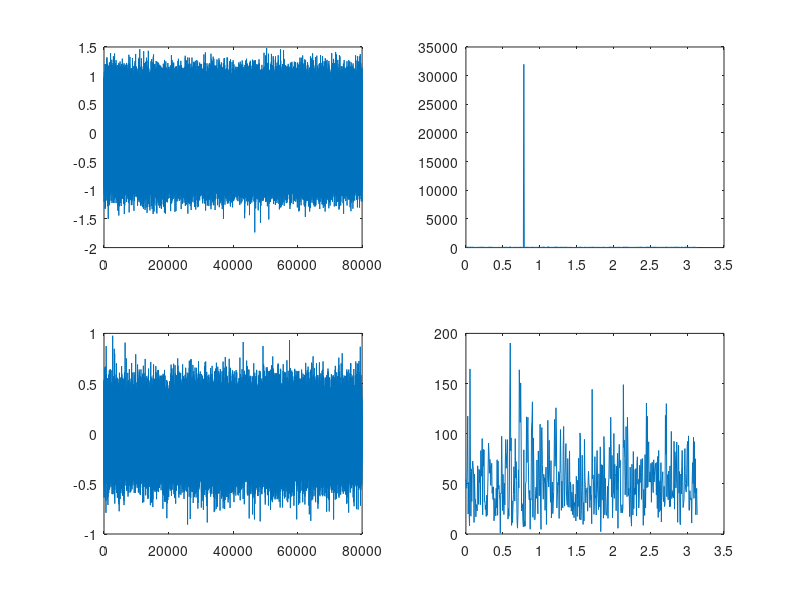

MATLAB code to generate this figure: (Note: this script raises an error after producing the figure.)
%% FIR adaptive line enhancement
%Using Week3.m

%Trouble:
% 1. doesn't work : enhanced_sin.wav cannot be heard
% 2. don't know how to get SNR of each signal

fs = 8000;
nbits = 16;

N = 80000;
ref = zeros(N,1); % this corresponds to x
pri = [1:N]'; % corresponds to d
noise = 0.2 * randn(N,1);
pri = 0.8 * sin(pi/4*pri)+ noise; 

ref(2:N,1) = pri(1:N-1,1);

audiowrite('noisysine.wav', pri, fs);

M = 100; 
h = zeros(M,1);
mu = 0.05;
epsilon = 0.1;

e_temp = zeros(length(ref)-M +1, 1);

for noise = M:length(ref)
    x_n = flipud(ref((noise-M+1):noise,1)); % x[n], x[n-1], ... ,x[n-(M-1)]
    energy_x = sum(x_n .* x_n); 
    e_n = pri(noise,1) - h' * x_n;
    e_temp(noise-M+1, 1) = e_n;
    
    h = h + (mu/(sqrt(energy_x)+epsilon)) * e_n * x_n;
end

audiowrite('enhanced_sine.wav', e_temp, fs);

subplot(2,2,1);
plot(pri);
[H1,w]=freqz(pri); subplot(2, 2, 2); plot(w,abs(H1));
subplot(2,2,3); 
plot(e_temp);
[H2,w] = freqz(e_temp); subplot(2,2,4); plot(w,abs(H2));
%How to get SNR..?

%% Chirp signal
%works fine
% Beware of integrating frequency into phase

[s,fs]= audioread('preamble10.wav');
N = length(s);
%s = s(N/2 : N); N = length(s); 
f1 = 2000; A=0.05;

chirp_end= 30000;
f_lin = zeros(N,1);
f_lin(1:chirp_end,1) = 2*pi*f1/fs/chirp_end * [0:chirp_end-1]';
f_lin(chirp_end+1 : N,1) = ones(N-chirp_end,1) * f_lin(chirp_end,1);
phase = f_lin;
for noise = 2:N
    phase(noise,1) = phase(noise-1,1)+ phase(noise,1);
end

chirp = A*sin(phase);

audiowrite('preamble_chirp.wav', chirp+s, fs);

% Now Filtering

s_chirp = s+chirp;
y = zeros(N,1); w_est = zeros(N,1);%frequency estimate
e = zeros(N,1);
a = 0; r = 0.9987; lambda  = 0.9; C = 0; D = 0; % probably the most optimal value : r = 0.9987, lambda = 0.9
w_win = zeros(3,1); % w_win(1) = w(n), w_win(2) = w(n-1), w_won(3) = w(n-2)

for n=1:N
    w_win(3) = w_win(2);
    w_win(2) = w_win(1);
    w_win(1) = s_chirp(n) - (1+r) * a * w_win(2) - r * w_win(3); % Why..?
    y(n) = w_win(1) + 2*a*w_win(2) + w_win(3); % y(n) : baseband
    e(n) = s_chirp(n) - y(n); % e(n): enhanced morse
    
    C = lambda * C + (1-lambda)*w_win(2)*(w_win(1)+w_win(3));
    D = lambda * D + (1-lambda)*2*(w_win(2)^2);
    temp = -C/D;
    if abs(temp) < 1 
        a = temp;
    end
    w_est(n) = acos(-a);
end

audiowrite('chirp_preamble.wav', e, fs);

subplot(2,2,1);
plot(s_chirp);
%[H1,w]=freqz(s_chirp); subplot(2, 2, 2); plot(w,abs(H1));
subplot(2,2,2); plot(f_lin);
subplot(2,2,3); 
plot(e);
%[H2,w] = freqz(e); subplot(2,2,4); plot(w,abs(H2));
subplot(2,2,4); plot(w_est);

%% Adaptive IIR filtering
% using eactly the same sine wave
% success
fs = 8000;
nbits = 16;

N = 80000;
x = [1:N]';
noise = 0.2 * randn(N,1);
x = 0.8 * sin(pi/4*x)+ noise;
y = zeros(N,1); w_est = zeros(N,1);%frequency estimate
e = zeros(N,1);
a = 0; r = 0.9; lambda  = 0.9; C = 0; D = 0;
w_win = zeros(3,1); % w_win(1) = w(n), w_win(2) = w(n-1), w_won(3) = w(n-2)

for n=1:N
    w_win(3) = w_win(2);
    w_win(2) = w_win(1);
    w_win(1) = x(n) - (1+r) * a * w_win(2) - r^2 * w_win(3);
    y(n) = w_win(1) + 2*a*w_win(2) + w_win(3); % y(n) : baseband
    e(n) = x(n) - y(n); % e(n): enhanced sine wave
    
    C = lambda * C + (1-lambda)*w_win(2)*(w_win(1)+w_win(3));
    D = lambda * D + (1-lambda)*2*(w_win(2)^2);
    temp = -C/D;
    if abs(temp) < 1 
        a = temp;
    end
    w_est(noise) = acos(-a);
end

audiowrite('noisysin_filtered.wav', e, fs);

subplot(2,2,1);
plot(x);
[H1,w]=freqz(x); subplot(2, 2, 2); plot(w,abs(H1));
subplot(2,2,3); 
plot(e);
[H2,w] = freqz(e); subplot(2,2,4); plot(w,abs(H2));

%% Morse code with noise
% Help => .... . .-.. .--.

fs = 6000;
dur = 500;
code = [1,0,1,0,1,0,0,0,1,0,0,0,1,0,1,1,1,0,1,0,1,0,0,0,1,0,1,1,1,0,1,1,1,0,1,0];
code = [code, code];
N = dur*length(code);
morse = zeros(1,N);
for i=1:length(code)
    for k = 1:dur
        %morse((i-1)*dur + k) = (-1)^k * code(i);
        morse((i-1)*dur + k) = code(i); 
    end
end
noise = 0.1*randn(N,1);

xs = [1:N]'; % N*1
xs_morse = xs .* morse'; 
%morse_corr = 0.3 * morse' + noise;
morse_corr = 0.3* sin(pi/4 * xs_morse) + noise;
audiowrite('morse_corrupted_help.wav', morse_corr, fs);

% now adaptive filtering

y = zeros(N,1); w_est = zeros(N,1);%frequency estimate
e = zeros(N,1);
a = 0; r = 0.99; lambda  = 0.99; C = 0; D = 0;
w_win = zeros(3,1); % w_win(1) = w(n), w_win(2) = w(n-1), w_won(3) = w(n-2)

for n=1:N
    w_win(3) = w_win(2);
    w_win(2) = w_win(1);
    w_win(1) = morse_corr(n) - (1+r) * a * w_win(2) - r^2 * w_win(3);
    y(n) = w_win(1) + 2*a*w_win(2) + w_win(3); % y(n) : baseband
    e(n) = morse_corr(n) - y(n); % e(n): enhanced morse
    
    C = lambda * C + (1-lambda)*w_win(2)*(w_win(1)+w_win(3));
    D = lambda * D + (1-lambda)*2*(w_win(2)^2);
    temp = -C/D;
    if abs(temp) < 1 
        a = temp;
    end
    w_est(n) = acos(-a);
end

audiowrite('morse_filtered.wav', e, fs);

subplot(2,2,1);
plot(morse_corr);
[H1,w]=freqz(morse_corr); subplot(2, 2, 2); plot(w,abs(H1));
subplot(2,2,3); 
plot(e);
[H2,w] = freqz(e); subplot(2,2,4); plot(w,abs(H2));

%% 
